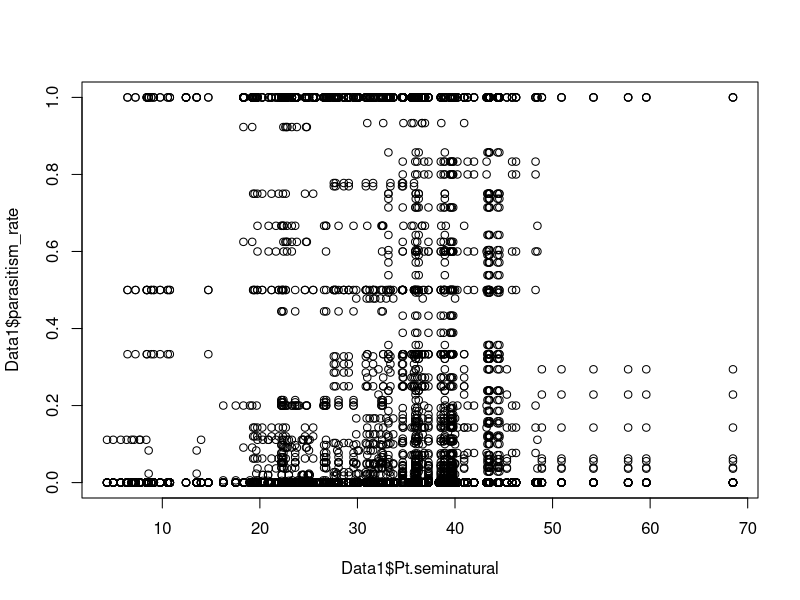
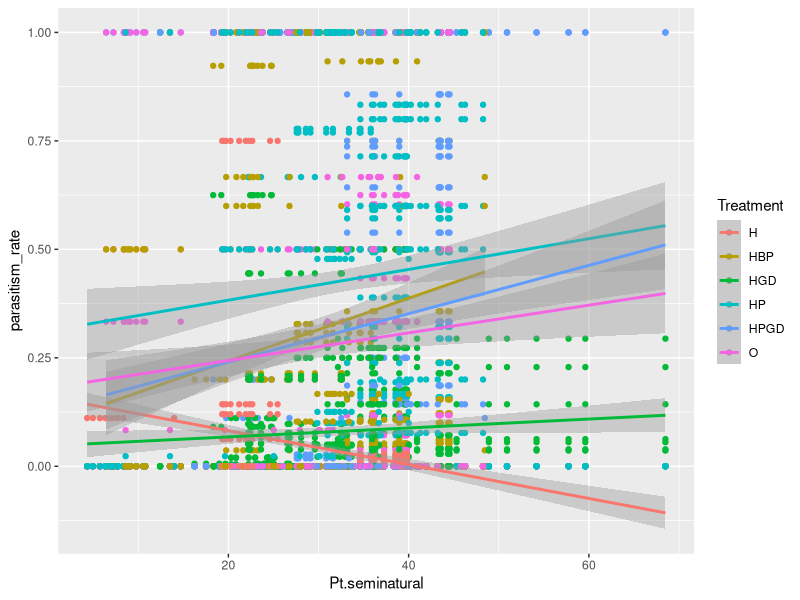
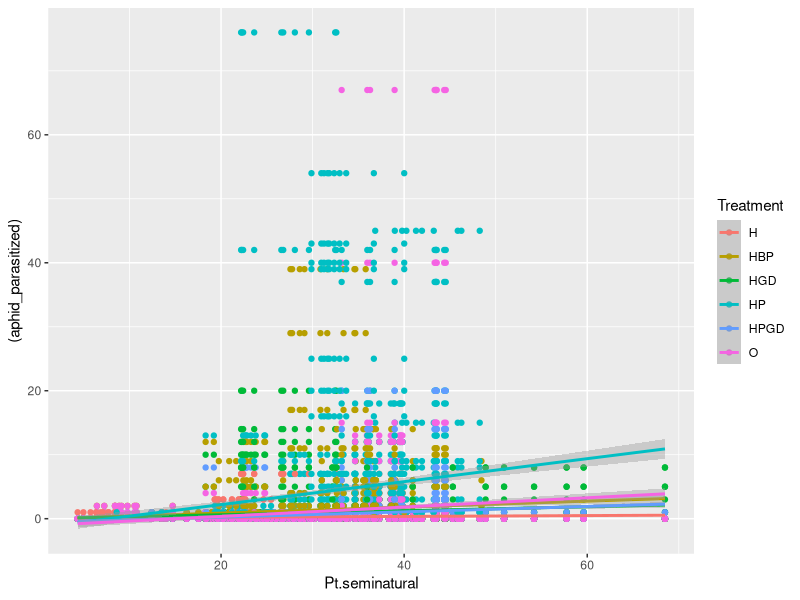

R code for these plots, in order:
# 5.	We will see whether the rate of parasitism increase with landscape complexity or not.

# Ho: no significant difference in parasitism rate between landscape of high and low complexity
# H1: significant difference in parasitism rate between landscapes if high and low

library(readr)
Data1 <- read.table("Project data.csv", header = TRUE, dec = ",", sep = ";")

# created a new variable called plant_ID that is highly specific (plant number)
Data1$plant_ID <- paste(Data1$Treatment, Data1$Plant, sep = "_")

#selecting in Data 2 all the rows with buff = 100
BUFF <- Data1[Data1$BUFF_DIST == "100",] 
View(BUFF)


#calculate the aphids parasitism rate (n = 1271)
parasitism_rate　<- BUFF$aphid_parasitized/(BUFF$aphid_live + BUFF$aphid_parasitized)
BUFF$parasitism_rate <- parasitism_rate

# calculate the aphids parasitism rate (n = 12710)
parasitism_rate <- Data1$aphid_parasitized/(Data1$aphid_live + Data1$aphid_parasitized)
Data1$parasitism_rate <- parasitism_rate

# Pearson test for correlation between landscape complexity and parasitism rate
cor.test(Data1$parasitism_rate, Data1$Pt.seminatural, method = "pearson")
plot(x = Data1$Pt.seminatural, y = Data1$parasitism_rate)

# result: the correlation coefficient is 0.087. p < 0.05: the correlation is statistically significant. 
# LC and PR are significantly correlated.
library(ggplot2)
p <- ggplot(Data1, aes(x = Pt.seminatural,y = parasitism_rate, color = Treatment)) +
  geom_point() + 
  geom_smooth(method = "lm")
print(p)
# horizontal

library(ggplot2)
p <- ggplot(Data1, aes(x = Pt.seminatural,y = (aphid_parasitized), color = Treatment)) +
  geom_point() + 
  geom_smooth(method = "lm")
print(p)


lm1 <- lm(Data1$aphid_parasitized ~ Data1$Pt.seminatural)
summary(lm1)
lm2 <- lm(Data1$aphid_parasitized ~ Data1$Pt.seminatural + as.numeric(as.factor(Data1$Treatment)) + I(Data1$Pt.seminatural* as.numeric(as.factor(Data1$Treatment))))
summary(lm2)

# there is an interaction between treatment and pt. seminatural having an effect on aphid_parasitized 
# the more stars, the more statistically signficant
